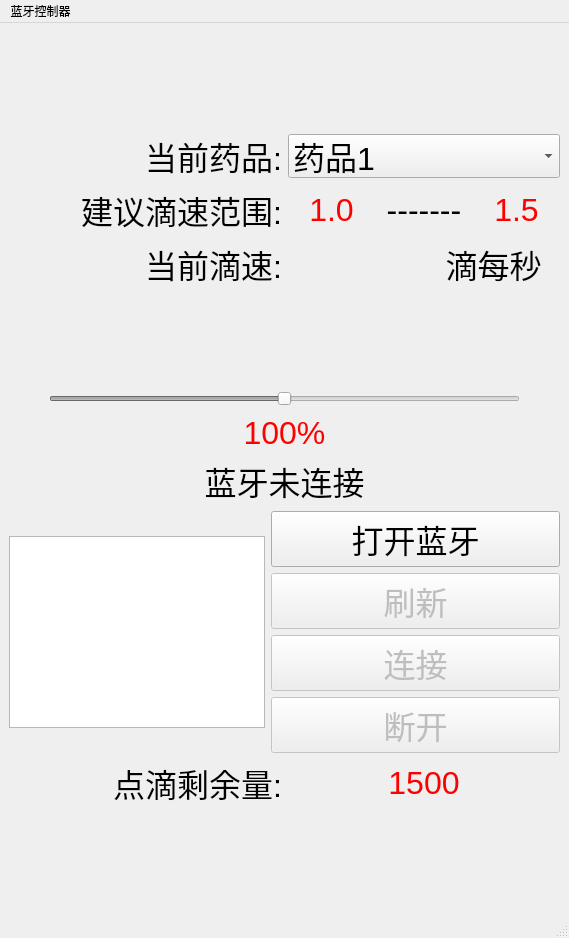
<?xml version="1.0" encoding="UTF-8"?>
<ui version="4.0">
 <class>MainWindow</class>
 <widget class="QMainWindow" name="MainWindow">
  <property name="geometry">
   <rect>
    <x>0</x>
    <y>0</y>
    <width>569</width>
    <height>938</height>
   </rect>
  </property>
  <property name="sizePolicy">
   <sizepolicy hsizetype="Minimum" vsizetype="Minimum">
    <horstretch>0</horstretch>
    <verstretch>0</verstretch>
   </sizepolicy>
  </property>
  <property name="windowTitle">
   <string>MainWindow</string>
  </property>
  <widget class="QWidget" name="centralwidget">
   <property name="sizePolicy">
    <sizepolicy hsizetype="Expanding" vsizetype="Expanding">
     <horstretch>0</horstretch>
     <verstretch>0</verstretch>
    </sizepolicy>
   </property>
   <layout class="QGridLayout" name="gridLayout_3">
    <item row="0" column="0">
     <layout class="QVBoxLayout" name="verticalLayout_2">
      <item>
       <spacer name="verticalSpacer_2">
        <property name="orientation">
         <enum>Qt::Vertical</enum>
        </property>
        <property name="sizeType">
         <enum>QSizePolicy::Fixed</enum>
        </property>
        <property name="sizeHint" stdset="0">
         <size>
          <width>20</width>
          <height>100</height>
         </size>
        </property>
       </spacer>
      </item>
      <item>
       <layout class="QGridLayout" name="gridLayout">
        <item row="0" column="1">
         <widget class="QComboBox" name="m_drugBox">
          <property name="font">
           <font>
            <pointsize>24</pointsize>
           </font>
          </property>
          <item>
           <property name="text">
            <string>药品1</string>
           </property>
          </item>
          <item>
           <property name="text">
            <string>药品2</string>
           </property>
          </item>
          <item>
           <property name="text">
            <string>药品3</string>
           </property>
          </item>
         </widget>
        </item>
        <item row="2" column="0">
         <widget class="QLabel" name="m_currentSpeedLabel">
          <property name="font">
           <font>
            <pointsize>24</pointsize>
           </font>
          </property>
          <property name="text">
           <string>当前滴速:</string>
          </property>
          <property name="alignment">
           <set>Qt::AlignRight|Qt::AlignTrailing|Qt::AlignVCenter</set>
          </property>
         </widget>
        </item>
        <item row="0" column="0">
         <widget class="QLabel" name="m_currentDrugLabel">
          <property name="font">
           <font>
            <pointsize>24</pointsize>
           </font>
          </property>
          <property name="text">
           <string>当前药品:</string>
          </property>
          <property name="alignment">
           <set>Qt::AlignRight|Qt::AlignTrailing|Qt::AlignVCenter</set>
          </property>
         </widget>
        </item>
        <item row="1" column="0">
         <widget class="QLabel" name="m_suggestSpeedLabel">
          <property name="font">
           <font>
            <pointsize>24</pointsize>
           </font>
          </property>
          <property name="text">
           <string>建议滴速范围:</string>
          </property>
          <property name="scaledContents">
           <bool>false</bool>
          </property>
          <property name="alignment">
           <set>Qt::AlignRight|Qt::AlignTrailing|Qt::AlignVCenter</set>
          </property>
         </widget>
        </item>
        <item row="1" column="1">
         <layout class="QHBoxLayout" name="horizontalLayout">
          <item>
           <widget class="QLabel" name="m_minSuggestSpeed">
            <property name="palette">
             <palette>
              <active>
               <colorrole role="WindowText">
                <brush brushstyle="SolidPattern">
                 <color alpha="255">
                  <red>255</red>
                  <green>0</green>
                  <blue>0</blue>
                 </color>
                </brush>
               </colorrole>
              </active>
              <inactive>
               <colorrole role="WindowText">
                <brush brushstyle="SolidPattern">
                 <color alpha="255">
                  <red>255</red>
                  <green>0</green>
                  <blue>0</blue>
                 </color>
                </brush>
               </colorrole>
              </inactive>
              <disabled>
               <colorrole role="WindowText">
                <brush brushstyle="SolidPattern">
                 <color alpha="255">
                  <red>120</red>
                  <green>120</green>
                  <blue>120</blue>
                 </color>
                </brush>
               </colorrole>
              </disabled>
             </palette>
            </property>
            <property name="font">
             <font>
              <pointsize>24</pointsize>
             </font>
            </property>
            <property name="text">
             <string>1.0</string>
            </property>
            <property name="scaledContents">
             <bool>false</bool>
            </property>
            <property name="alignment">
             <set>Qt::AlignCenter</set>
            </property>
           </widget>
          </item>
          <item>
           <widget class="QLabel" name="m_toPattern">
            <property name="font">
             <font>
              <pointsize>24</pointsize>
             </font>
            </property>
            <property name="text">
             <string>-------</string>
            </property>
            <property name="scaledContents">
             <bool>false</bool>
            </property>
            <property name="alignment">
             <set>Qt::AlignCenter</set>
            </property>
           </widget>
          </item>
          <item>
           <widget class="QLabel" name="m_maxSuggestSpeed">
            <property name="palette">
             <palette>
              <active>
               <colorrole role="WindowText">
                <brush brushstyle="SolidPattern">
                 <color alpha="255">
                  <red>255</red>
                  <green>0</green>
                  <blue>0</blue>
                 </color>
                </brush>
               </colorrole>
              </active>
              <inactive>
               <colorrole role="WindowText">
                <brush brushstyle="SolidPattern">
                 <color alpha="255">
                  <red>255</red>
                  <green>0</green>
                  <blue>0</blue>
                 </color>
                </brush>
               </colorrole>
              </inactive>
              <disabled>
               <colorrole role="WindowText">
                <brush brushstyle="SolidPattern">
                 <color alpha="255">
                  <red>120</red>
                  <green>120</green>
                  <blue>120</blue>
                 </color>
                </brush>
               </colorrole>
              </disabled>
             </palette>
            </property>
            <property name="font">
             <font>
              <pointsize>24</pointsize>
             </font>
            </property>
            <property name="text">
             <string>1.5</string>
            </property>
            <property name="scaledContents">
             <bool>false</bool>
            </property>
            <property name="alignment">
             <set>Qt::AlignCenter</set>
            </property>
           </widget>
          </item>
         </layout>
        </item>
        <item row="2" column="1">
         <layout class="QHBoxLayout" name="horizontalLayout_2">
          <item>
           <widget class="QLabel" name="m_currentSpeedText">
            <property name="palette">
             <palette>
              <active>
               <colorrole role="WindowText">
                <brush brushstyle="SolidPattern">
                 <color alpha="255">
                  <red>255</red>
                  <green>0</green>
                  <blue>0</blue>
                 </color>
                </brush>
               </colorrole>
              </active>
              <inactive>
               <colorrole role="WindowText">
                <brush brushstyle="SolidPattern">
                 <color alpha="255">
                  <red>255</red>
                  <green>0</green>
                  <blue>0</blue>
                 </color>
                </brush>
               </colorrole>
              </inactive>
              <disabled>
               <colorrole role="WindowText">
                <brush brushstyle="SolidPattern">
                 <color alpha="255">
                  <red>120</red>
                  <green>120</green>
                  <blue>120</blue>
                 </color>
                </brush>
               </colorrole>
              </disabled>
             </palette>
            </property>
            <property name="font">
             <font>
              <pointsize>24</pointsize>
             </font>
            </property>
            <property name="text">
             <string/>
            </property>
            <property name="alignment">
             <set>Qt::AlignCenter</set>
            </property>
           </widget>
          </item>
          <item>
           <widget class="QLabel" name="m_currentSpeed__">
            <property name="font">
             <font>
              <pointsize>24</pointsize>
             </font>
            </property>
            <property name="text">
             <string>滴每秒</string>
            </property>
            <property name="alignment">
             <set>Qt::AlignCenter</set>
            </property>
           </widget>
          </item>
         </layout>
        </item>
       </layout>
      </item>
      <item>
       <spacer name="verticalSpacer">
        <property name="orientation">
         <enum>Qt::Vertical</enum>
        </property>
        <property name="sizeType">
         <enum>QSizePolicy::Fixed</enum>
        </property>
        <property name="sizeHint" stdset="0">
         <size>
          <width>20</width>
          <height>40</height>
         </size>
        </property>
       </spacer>
      </item>
      <item>
       <spacer name="verticalSpacer_4">
        <property name="orientation">
         <enum>Qt::Vertical</enum>
        </property>
        <property name="sizeHint" stdset="0">
         <size>
          <width>20</width>
          <height>40</height>
         </size>
        </property>
       </spacer>
      </item>
      <item>
       <layout class="QVBoxLayout" name="verticalLayout">
        <item>
         <layout class="QHBoxLayout" name="horizontalLayout_4">
          <item>
           <spacer name="horizontalSpacer">
            <property name="orientation">
             <enum>Qt::Horizontal</enum>
            </property>
            <property name="sizeType">
             <enum>QSizePolicy::Fixed</enum>
            </property>
            <property name="sizeHint" stdset="0">
             <size>
              <width>40</width>
              <height>20</height>
             </size>
            </property>
           </spacer>
          </item>
          <item>
           <widget class="QSlider" name="m_slider">
            <property name="enabled">
             <bool>false</bool>
            </property>
            <property name="sizePolicy">
             <sizepolicy hsizetype="Expanding" vsizetype="Fixed">
              <horstretch>0</horstretch>
              <verstretch>0</verstretch>
             </sizepolicy>
            </property>
            <property name="font">
             <font>
              <pointsize>16</pointsize>
             </font>
            </property>
            <property name="contextMenuPolicy">
             <enum>Qt::DefaultContextMenu</enum>
            </property>
            <property name="minimum">
             <number>0</number>
            </property>
            <property name="maximum">
             <number>100</number>
            </property>
            <property name="singleStep">
             <number>10</number>
            </property>
            <property name="value">
             <number>50</number>
            </property>
            <property name="sliderPosition">
             <number>50</number>
            </property>
            <property name="orientation">
             <enum>Qt::Horizontal</enum>
            </property>
           </widget>
          </item>
          <item>
           <spacer name="horizontalSpacer_2">
            <property name="orientation">
             <enum>Qt::Horizontal</enum>
            </property>
            <property name="sizeType">
             <enum>QSizePolicy::Fixed</enum>
            </property>
            <property name="sizeHint" stdset="0">
             <size>
              <width>40</width>
              <height>20</height>
             </size>
            </property>
           </spacer>
          </item>
         </layout>
        </item>
        <item>
         <widget class="QLabel" name="m_sliderTimes">
          <property name="palette">
           <palette>
            <active>
             <colorrole role="WindowText">
              <brush brushstyle="SolidPattern">
               <color alpha="255">
                <red>255</red>
                <green>0</green>
                <blue>0</blue>
               </color>
              </brush>
             </colorrole>
            </active>
            <inactive>
             <colorrole role="WindowText">
              <brush brushstyle="SolidPattern">
               <color alpha="255">
                <red>255</red>
                <green>0</green>
                <blue>0</blue>
               </color>
              </brush>
             </colorrole>
            </inactive>
            <disabled>
             <colorrole role="WindowText">
              <brush brushstyle="SolidPattern">
               <color alpha="255">
                <red>120</red>
                <green>120</green>
                <blue>120</blue>
               </color>
              </brush>
             </colorrole>
            </disabled>
           </palette>
          </property>
          <property name="font">
           <font>
            <pointsize>24</pointsize>
           </font>
          </property>
          <property name="layoutDirection">
           <enum>Qt::RightToLeft</enum>
          </property>
          <property name="text">
           <string>100%</string>
          </property>
          <property name="alignment">
           <set>Qt::AlignCenter</set>
          </property>
         </widget>
        </item>
        <item>
         <layout class="QVBoxLayout" name="verticalLayout_5">
          <item>
           <widget class="QLabel" name="m_blueteethLabel">
            <property name="font">
             <font>
              <pointsize>24</pointsize>
             </font>
            </property>
            <property name="text">
             <string>蓝牙未连接</string>
            </property>
            <property name="alignment">
             <set>Qt::AlignCenter</set>
            </property>
           </widget>
          </item>
          <item>
           <layout class="QHBoxLayout" name="horizontalLayout_5">
            <item>
             <widget class="QListWidget" name="listWidget">
              <property name="sizePolicy">
               <sizepolicy hsizetype="Fixed" vsizetype="Fixed">
                <horstretch>0</horstretch>
                <verstretch>0</verstretch>
               </sizepolicy>
              </property>
              <property name="font">
               <font>
                <pointsize>16</pointsize>
               </font>
              </property>
              <property name="verticalScrollMode">
               <enum>QAbstractItemView::ScrollPerPixel</enum>
              </property>
              <property name="horizontalScrollMode">
               <enum>QAbstractItemView::ScrollPerPixel</enum>
              </property>
              <property name="flow">
               <enum>QListView::LeftToRight</enum>
              </property>
              <property name="isWrapping" stdset="0">
               <bool>true</bool>
              </property>
             </widget>
            </item>
            <item>
             <layout class="QVBoxLayout" name="verticalLayout_4">
              <item>
               <widget class="QPushButton" name="m_openBluetoothButton">
                <property name="font">
                 <font>
                  <pointsize>24</pointsize>
                 </font>
                </property>
                <property name="text">
                 <string>打开蓝牙</string>
                </property>
               </widget>
              </item>
              <item>
               <widget class="QPushButton" name="m_freshButton">
                <property name="enabled">
                 <bool>false</bool>
                </property>
                <property name="font">
                 <font>
                  <pointsize>24</pointsize>
                 </font>
                </property>
                <property name="text">
                 <string>刷新</string>
                </property>
               </widget>
              </item>
              <item>
               <widget class="QPushButton" name="m_connectButton">
                <property name="enabled">
                 <bool>false</bool>
                </property>
                <property name="font">
                 <font>
                  <pointsize>24</pointsize>
                 </font>
                </property>
                <property name="text">
                 <string>连接</string>
                </property>
               </widget>
              </item>
              <item>
               <widget class="QPushButton" name="m_breakButton">
                <property name="enabled">
                 <bool>false</bool>
                </property>
                <property name="font">
                 <font>
                  <pointsize>24</pointsize>
                 </font>
                </property>
                <property name="text">
                 <string>断开</string>
                </property>
               </widget>
              </item>
             </layout>
            </item>
           </layout>
          </item>
         </layout>
        </item>
       </layout>
      </item>
      <item>
       <layout class="QGridLayout" name="gridLayout_2">
        <item row="0" column="0">
         <layout class="QHBoxLayout" name="horizontalLayout_3">
          <item>
           <widget class="QLabel" name="m_restNumLabel">
            <property name="font">
             <font>
              <pointsize>24</pointsize>
             </font>
            </property>
            <property name="text">
             <string>点滴剩余量:</string>
            </property>
            <property name="alignment">
             <set>Qt::AlignRight|Qt::AlignTrailing|Qt::AlignVCenter</set>
            </property>
           </widget>
          </item>
          <item>
           <widget class="QLabel" name="m_restNum">
            <property name="palette">
             <palette>
              <active>
               <colorrole role="WindowText">
                <brush brushstyle="SolidPattern">
                 <color alpha="255">
                  <red>255</red>
                  <green>0</green>
                  <blue>0</blue>
                 </color>
                </brush>
               </colorrole>
              </active>
              <inactive>
               <colorrole role="WindowText">
                <brush brushstyle="SolidPattern">
                 <color alpha="255">
                  <red>255</red>
                  <green>0</green>
                  <blue>0</blue>
                 </color>
                </brush>
               </colorrole>
              </inactive>
              <disabled>
               <colorrole role="WindowText">
                <brush brushstyle="SolidPattern">
                 <color alpha="255">
                  <red>120</red>
                  <green>120</green>
                  <blue>120</blue>
                 </color>
                </brush>
               </colorrole>
              </disabled>
             </palette>
            </property>
            <property name="font">
             <font>
              <pointsize>24</pointsize>
             </font>
            </property>
            <property name="text">
             <string>1500</string>
            </property>
            <property name="alignment">
             <set>Qt::AlignCenter</set>
            </property>
           </widget>
          </item>
         </layout>
        </item>
       </layout>
      </item>
      <item>
       <spacer name="verticalSpacer_3">
        <property name="orientation">
         <enum>Qt::Vertical</enum>
        </property>
        <property name="sizeType">
         <enum>QSizePolicy::Fixed</enum>
        </property>
        <property name="sizeHint" stdset="0">
         <size>
          <width>20</width>
          <height>100</height>
         </size>
        </property>
       </spacer>
      </item>
     </layout>
    </item>
   </layout>
  </widget>
  <widget class="QMenuBar" name="menubar">
   <property name="geometry">
    <rect>
     <x>0</x>
     <y>0</y>
     <width>569</width>
     <height>26</height>
    </rect>
   </property>
   <widget class="QMenu" name="menu">
    <property name="title">
     <string>蓝牙控制器</string>
    </property>
   </widget>
   <addaction name="menu"/>
  </widget>
  <widget class="QStatusBar" name="statusbar"/>
 </widget>
 <resources/>
 <connections/>
</ui>
